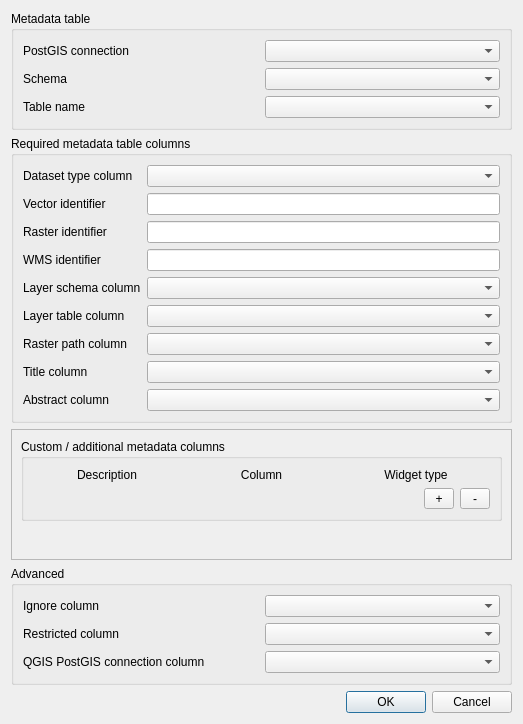
<?xml version="1.0" encoding="UTF-8"?>
<ui version="4.0">
 <class>Dialog</class>
 <widget class="QDialog" name="Dialog">
  <property name="windowModality">
   <enum>Qt::NonModal</enum>
  </property>
  <property name="geometry">
   <rect>
    <x>0</x>
    <y>0</y>
    <width>523</width>
    <height>724</height>
   </rect>
  </property>
  <property name="sizePolicy">
   <sizepolicy hsizetype="Preferred" vsizetype="Preferred">
    <horstretch>0</horstretch>
    <verstretch>0</verstretch>
   </sizepolicy>
  </property>
  <property name="minimumSize">
   <size>
    <width>500</width>
    <height>0</height>
   </size>
  </property>
  <property name="windowTitle">
   <string>Layer Metadata Search Configuration</string>
  </property>
  <property name="modal">
   <bool>false</bool>
  </property>
  <layout class="QGridLayout" name="gridLayout">
   <item row="0" column="0" colspan="2">
    <widget class="QGroupBox" name="groupBox_3">
     <property name="title">
      <string>Metadata table</string>
     </property>
     <layout class="QGridLayout" name="gridLayout_5">
      <item row="0" column="0">
       <widget class="QLabel" name="postGisConnectionLabel">
        <property name="text">
         <string>PostGIS connection</string>
        </property>
       </widget>
      </item>
      <item row="0" column="1">
       <widget class="QComboBox" name="postGisConnectionComboBox">
        <property name="maximumSize">
         <size>
          <width>1024</width>
          <height>16777215</height>
         </size>
        </property>
       </widget>
      </item>
      <item row="1" column="0">
       <widget class="QLabel" name="MetadataTableSchemaLabel">
        <property name="text">
         <string>Schema</string>
        </property>
       </widget>
      </item>
      <item row="1" column="1">
       <widget class="QComboBox" name="metadataTableSchemaComboBox"/>
      </item>
      <item row="2" column="0">
       <widget class="QLabel" name="metadataTableNameLabel">
        <property name="text">
         <string>Table name</string>
        </property>
       </widget>
      </item>
      <item row="2" column="1">
       <widget class="QComboBox" name="metadataTableNameComboBox"/>
      </item>
     </layout>
    </widget>
   </item>
   <item row="12" column="0" colspan="2">
    <widget class="QDialogButtonBox" name="buttonBox">
     <property name="orientation">
      <enum>Qt::Horizontal</enum>
     </property>
     <property name="standardButtons">
      <set>QDialogButtonBox::Cancel|QDialogButtonBox::Ok</set>
     </property>
    </widget>
   </item>
   <item row="9" column="0" colspan="2">
    <widget class="QScrollArea" name="scrollArea">
     <property name="widgetResizable">
      <bool>true</bool>
     </property>
     <widget class="QWidget" name="scrollAreaWidgetContents_5">
      <property name="geometry">
       <rect>
        <x>0</x>
        <y>0</y>
        <width>503</width>
        <height>186</height>
       </rect>
      </property>
      <layout class="QGridLayout" name="gridLayout_7">
       <item row="0" column="0">
        <widget class="QGroupBox" name="groupBox_2">
         <property name="title">
          <string>Custom / additional metadata columns</string>
         </property>
         <layout class="QGridLayout" name="gridLayout_3">
          <item row="2" column="0">
           <layout class="QHBoxLayout" name="horizontalLayout">
            <property name="bottomMargin">
             <number>0</number>
            </property>
            <item>
             <spacer name="horizontalSpacer">
              <property name="orientation">
               <enum>Qt::Horizontal</enum>
              </property>
              <property name="sizeHint" stdset="0">
               <size>
                <width>40</width>
                <height>20</height>
               </size>
              </property>
             </spacer>
            </item>
            <item>
             <widget class="QToolButton" name="addCustomColumnBtn">
              <property name="minimumSize">
               <size>
                <width>30</width>
                <height>0</height>
               </size>
              </property>
              <property name="toolTip">
               <string>Add Custom Column</string>
              </property>
              <property name="text">
               <string>+</string>
              </property>
             </widget>
            </item>
            <item>
             <widget class="QToolButton" name="removeCustomColumnBtn">
              <property name="minimumSize">
               <size>
                <width>30</width>
                <height>0</height>
               </size>
              </property>
              <property name="toolTip">
               <string>Remove Custom Column</string>
              </property>
              <property name="text">
               <string>-</string>
              </property>
             </widget>
            </item>
           </layout>
          </item>
          <item row="1" column="0">
           <widget class="QFrame" name="customColsFrame">
            <property name="frameShape">
             <enum>QFrame::NoFrame</enum>
            </property>
            <property name="frameShadow">
             <enum>QFrame::Raised</enum>
            </property>
            <layout class="QGridLayout" name="gridLayout_4">
             <property name="margin">
              <number>0</number>
             </property>
             <item row="0" column="1">
              <widget class="QLabel" name="label_3">
               <property name="text">
                <string>Column</string>
               </property>
               <property name="alignment">
                <set>Qt::AlignCenter</set>
               </property>
              </widget>
             </item>
             <item row="0" column="2">
              <widget class="QLabel" name="label_4">
               <property name="text">
                <string>Widget type</string>
               </property>
               <property name="alignment">
                <set>Qt::AlignCenter</set>
               </property>
              </widget>
             </item>
             <item row="0" column="0">
              <widget class="QLabel" name="label_2">
               <property name="text">
                <string>Description</string>
               </property>
               <property name="alignment">
                <set>Qt::AlignCenter</set>
               </property>
              </widget>
             </item>
             <item row="1" column="0" colspan="3">
              <layout class="QVBoxLayout" name="customColsLayout">
               <property name="bottomMargin">
                <number>0</number>
               </property>
              </layout>
             </item>
            </layout>
           </widget>
          </item>
         </layout>
        </widget>
       </item>
       <item row="1" column="0">
        <spacer name="verticalSpacer">
         <property name="orientation">
          <enum>Qt::Vertical</enum>
         </property>
         <property name="sizeHint" stdset="0">
          <size>
           <width>20</width>
           <height>40</height>
          </size>
         </property>
        </spacer>
       </item>
      </layout>
      <zorder>groupBox_2</zorder>
      <zorder>verticalSpacer</zorder>
     </widget>
    </widget>
   </item>
   <item row="3" column="0" colspan="2">
    <widget class="QGroupBox" name="groupBox">
     <property name="title">
      <string>Required metadata table columns</string>
     </property>
     <layout class="QGridLayout" name="gridLayout_2">
      <item row="7" column="0">
       <widget class="QLabel" name="titleColumnLabel">
        <property name="text">
         <string>Title column</string>
        </property>
       </widget>
      </item>
      <item row="7" column="1">
       <widget class="QComboBox" name="titleColumnComboBox"/>
      </item>
      <item row="4" column="1">
       <widget class="QComboBox" name="layerSchemaNameComboBox"/>
      </item>
      <item row="5" column="0">
       <widget class="QLabel" name="layerTableNameLabel">
        <property name="text">
         <string>Layer table column</string>
        </property>
       </widget>
      </item>
      <item row="4" column="0">
       <widget class="QLabel" name="layerSchemaNameLabel">
        <property name="text">
         <string>Layer schema column</string>
        </property>
       </widget>
      </item>
      <item row="0" column="1">
       <widget class="QComboBox" name="layerTypeComboBox"/>
      </item>
      <item row="6" column="0">
       <widget class="QLabel" name="label_5">
        <property name="text">
         <string>Raster path column</string>
        </property>
       </widget>
      </item>
      <item row="8" column="1">
       <widget class="QComboBox" name="abstractColumnComboBox"/>
      </item>
      <item row="5" column="1">
       <widget class="QComboBox" name="layerTableNameComboBox"/>
      </item>
      <item row="8" column="0">
       <widget class="QLabel" name="abstractColumnLabel">
        <property name="text">
         <string>Abstract column</string>
        </property>
       </widget>
      </item>
      <item row="6" column="1">
       <widget class="QComboBox" name="rasterPathComboBox"/>
      </item>
      <item row="0" column="0">
       <widget class="QLabel" name="label">
        <property name="text">
         <string>Dataset type column</string>
        </property>
       </widget>
      </item>
      <item row="1" column="0">
       <widget class="QLabel" name="label_8">
        <property name="text">
         <string>Vector identifier</string>
        </property>
       </widget>
      </item>
      <item row="2" column="0">
       <widget class="QLabel" name="label_9">
        <property name="text">
         <string>Raster identifier</string>
        </property>
       </widget>
      </item>
      <item row="3" column="0">
       <widget class="QLabel" name="label_10">
        <property name="text">
         <string>WMS identifier</string>
        </property>
       </widget>
      </item>
      <item row="1" column="1">
       <widget class="QLineEdit" name="vectorIdentifierLineEdit"/>
      </item>
      <item row="2" column="1">
       <widget class="QLineEdit" name="rasterIdentifierLineEdit"/>
      </item>
      <item row="3" column="1">
       <widget class="QLineEdit" name="wmsIdentifierLineEdit"/>
      </item>
     </layout>
    </widget>
   </item>
   <item row="11" column="0" colspan="2">
    <widget class="QGroupBox" name="groupBox_4">
     <property name="title">
      <string>Advanced</string>
     </property>
     <layout class="QGridLayout" name="gridLayout_6">
      <item row="1" column="1">
       <widget class="QComboBox" name="ignoreComboBox"/>
      </item>
      <item row="1" column="0">
       <widget class="QLabel" name="label_6">
        <property name="toolTip">
         <string>Optionally select a column of boolean type. Metadata rows with a value of TRUE here will not be shown in search results.</string>
        </property>
        <property name="text">
         <string>Ignore column</string>
        </property>
       </widget>
      </item>
      <item row="2" column="0">
       <widget class="QLabel" name="label_7">
        <property name="toolTip">
         <string>Optionally select a column of boolean type. This value indicates whether Metadata rows with a value of TRUE here will not be shown in search results.</string>
        </property>
        <property name="text">
         <string>Restricted column</string>
        </property>
       </widget>
      </item>
      <item row="2" column="1">
       <widget class="QComboBox" name="privateComboBox"/>
      </item>
      <item row="3" column="1">
       <widget class="QComboBox" name="qgis_connection_cbo"/>
      </item>
      <item row="3" column="0">
       <widget class="QLabel" name="label_11">
        <property name="text">
         <string>QGIS PostGIS connection column</string>
        </property>
       </widget>
      </item>
     </layout>
    </widget>
   </item>
  </layout>
 </widget>
 <tabstops>
  <tabstop>postGisConnectionComboBox</tabstop>
  <tabstop>metadataTableSchemaComboBox</tabstop>
  <tabstop>metadataTableNameComboBox</tabstop>
  <tabstop>layerTypeComboBox</tabstop>
  <tabstop>vectorIdentifierLineEdit</tabstop>
  <tabstop>rasterIdentifierLineEdit</tabstop>
  <tabstop>wmsIdentifierLineEdit</tabstop>
  <tabstop>layerSchemaNameComboBox</tabstop>
  <tabstop>layerTableNameComboBox</tabstop>
  <tabstop>rasterPathComboBox</tabstop>
  <tabstop>titleColumnComboBox</tabstop>
  <tabstop>abstractColumnComboBox</tabstop>
  <tabstop>scrollArea</tabstop>
  <tabstop>addCustomColumnBtn</tabstop>
  <tabstop>removeCustomColumnBtn</tabstop>
  <tabstop>ignoreComboBox</tabstop>
  <tabstop>privateComboBox</tabstop>
  <tabstop>buttonBox</tabstop>
 </tabstops>
 <resources/>
 <connections/>
</ui>
